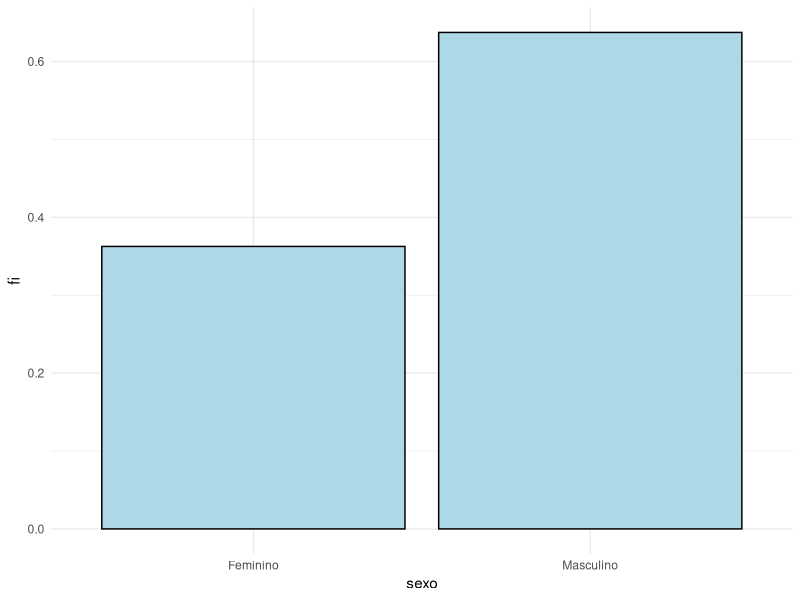
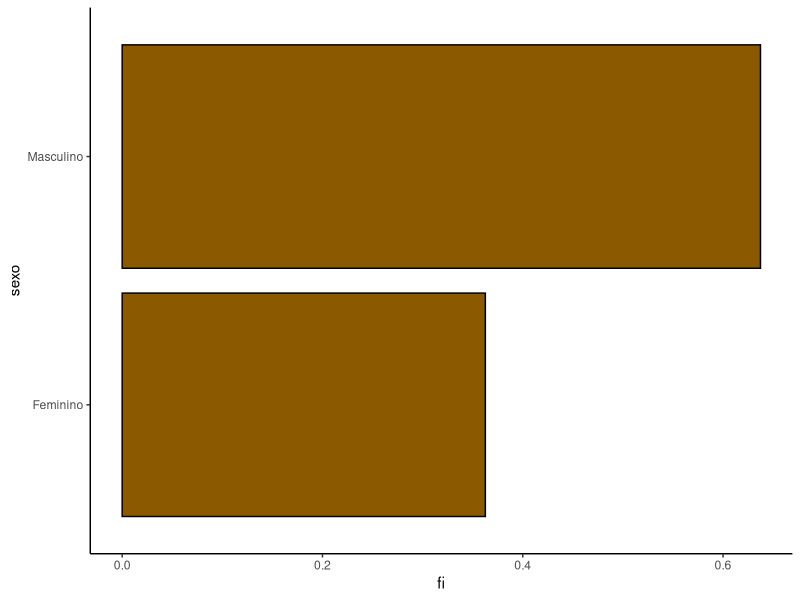
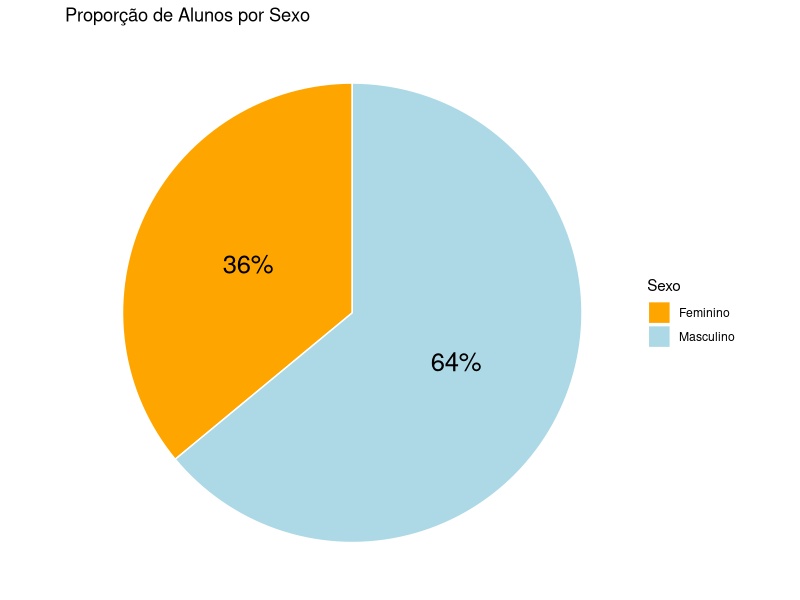
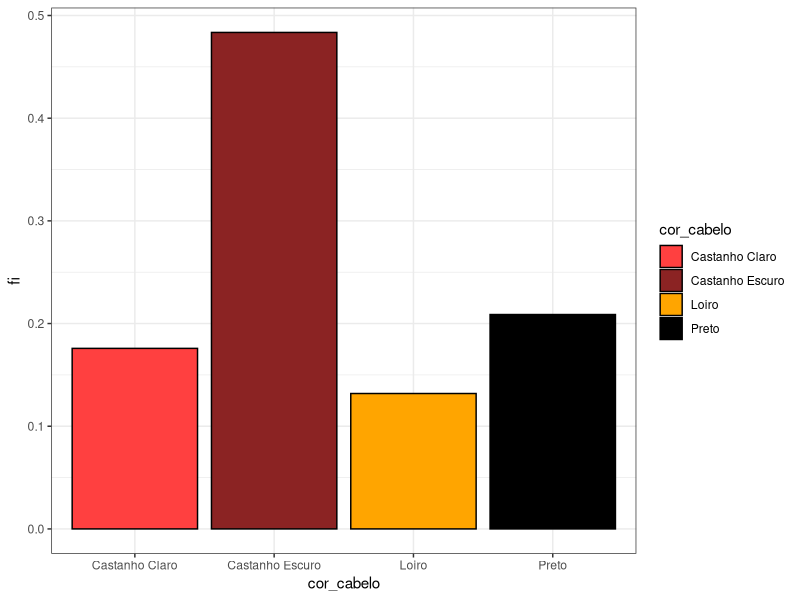
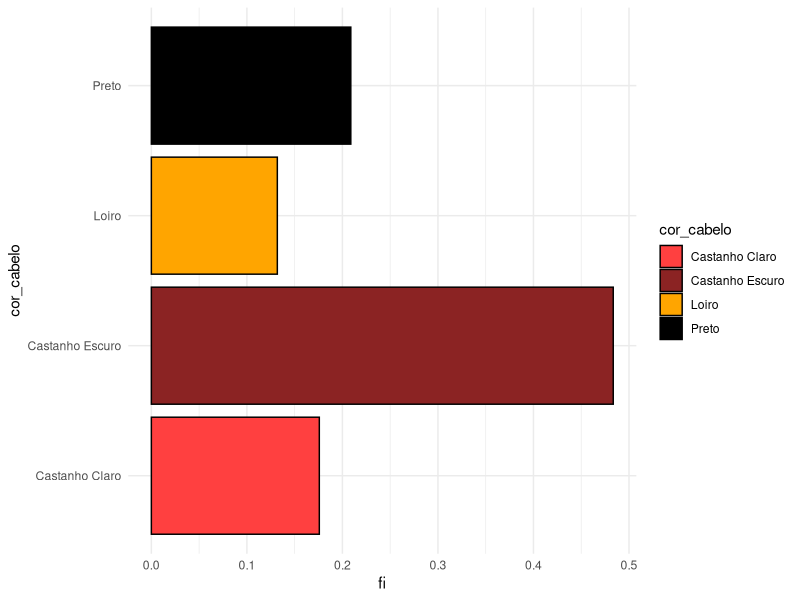
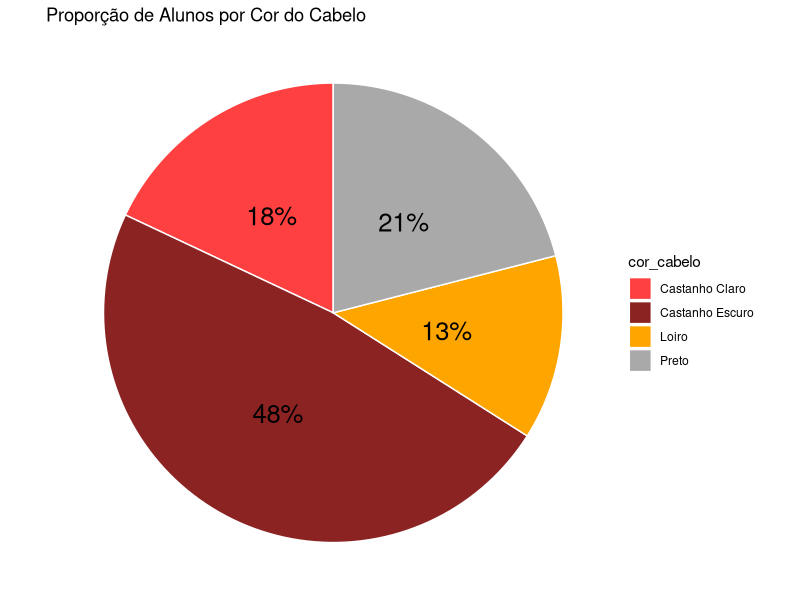
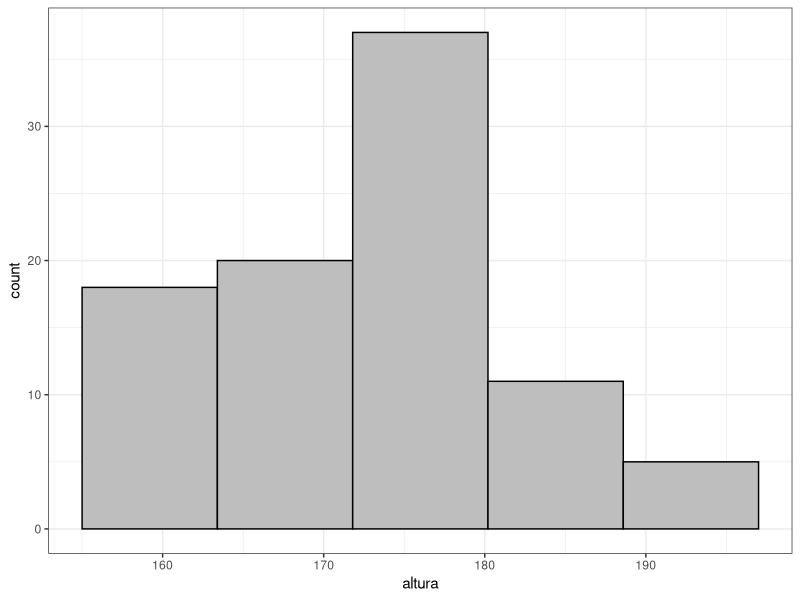
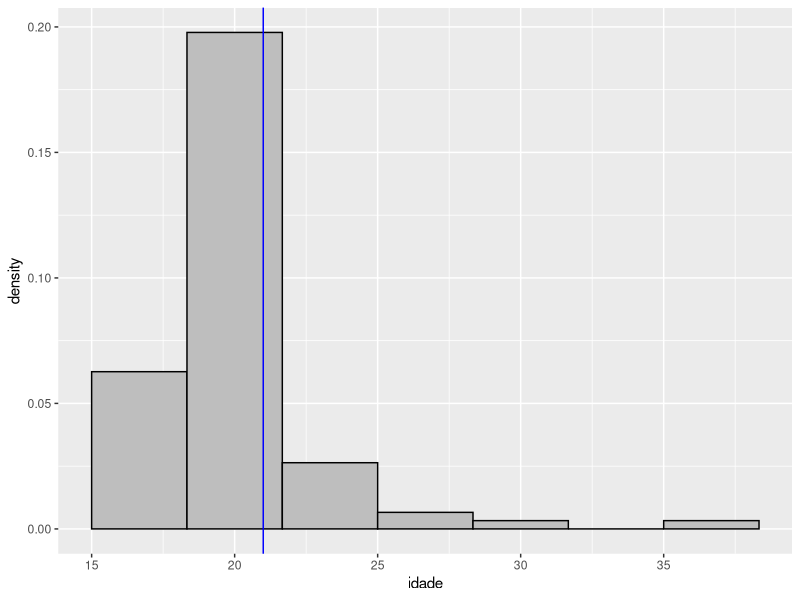

Recreate these plots in R, in order.
## ---- chunk 1
options(htmltools.dir.version = FALSE)
knitr::opts_chunk$set(echo=TRUE, 
                      message = FALSE, 
                      error= FALSE, 
                      warning = FALSE, 
                      comment = "#>", 
                      fig.align = "center")
options(dplyr.print_min = 5, dplyr.print_max = 5)
## ---- chunk 2
# knitr::include_graphics("imgs/R_logo.png")
## ---- chunk 3
library(tidyverse)
library(readxl)
dados_turmas_2026 <- read_xlsx("../data/dados-turmas-2026.xlsx")
## ---- chunk 4
# knitr::include_graphics("img/R_logo.png")
## ---- chunk 5
# dados_turmas_2026 |> 
#   count(sexo)
## ---- chunk 6
# knitr::include_graphics("img/R_logo.png")
## ---- chunk 7
# 
# Precisaremos, então, fazer algumas operações nos dados das turmas e vamos usar o operador `PIPE` (`|>`), cujo atalho é `CTRL + SHIFT + M`. 
# 
# - `n()` para contar cada ocorrência das diferentes categorias da variável  `sexo`.
# - `group_by()` agrupa a variável `sexo` por suas diferentes categorias.
# - `summarise()` cria o resumo dos dados, ou seja, contará o valor de cada categoria usando a função `n()` e salvará na coluna `ni`.
# - `mutate()` é a função utilizada para calcular $f_i$ e suas respectivas procentagens $prec_i$ a partir da coluna $_i$.
# 
# dados_turmas_2026  |> 
#   group_by(sexo) |>  
#   summarise(ni=n()
#             )  |>  
#   mutate(fi = ni/sum(ni),
#          perc = fi*100) 
## ---- chunk 8
dados_turmas_2026 |>
  group_by(sexo) |> 
  summarise(ni=n()) |> 
  mutate(fi = ni/sum(ni),
         perc = fi*100) |> 
  ggplot(aes(x=sexo, y=fi)) + 
  geom_col(
    fill="lightblue",
    color="black"
  )+
  theme_minimal()
## ---- chunk 9
dados_turmas_2026 |>
  group_by(sexo) |> 
  summarise(ni=n()) |> 
  mutate(fi = ni/sum(ni),
         perc = fi*100) |> 
  ggplot(aes(x=fi,y=sexo)) + 
  geom_col(fill="orange4",
           color="black") +
  theme_classic()
## ---- chunk 10
dados_turmas_2026 |> 
  group_by(sexo) |> 
  summarise(
    n = n(),
    .groups = "drop"
  ) |> 
  mutate(
    Freq_Relativa = n/sum(n),
    porc     = round(Freq_Relativa,2),
    rotulo   = paste0(sexo, "\n", round(porc,2), "%")
  ) |> 
  ggplot(aes(x = "", y = porc, fill = sexo)) +
  geom_col(width = 1, color = "white") +
  scale_fill_manual(values = c("orange","lightblue")) +
  coord_polar(theta = "y") +
  geom_text(aes(label = paste0(porc*100, "%")),
            position = position_stack(vjust = 0.5), size = 6.5) +
  labs(
    title = "Proporção de Alunos por Sexo",
    fill  = "Sexo"
  ) +
  theme_void()
## ---- chunk 11
tab <- dados_turmas_2026 |>
  group_by(cor_cabelo) |> #<< 
  summarise(ni=n()) |>      
  mutate(fi = ni/sum(ni),    
         perc = fi*100)      
kableExtra::kable(tab)
## ---- chunk 12
dados_turmas_2026 |>
  group_by(cor_cabelo) |> #<< 
  summarise(ni=n()) |>      
  mutate(fi = ni/sum(ni),    
         perc = fi*100) |> 
  ggplot(aes(x=cor_cabelo,y=fi,
             fill=cor_cabelo)) + #<<
  geom_col(color="black")+
  scale_fill_manual(
    values = c(
      "Loiro" = "orange",
      "Castanho Claro" = "brown1",
      "Castanho Escuro" = "brown4",
      "Preto" = "black"
    )
  )+
  theme_bw() #<<
## ---- chunk 13
dados_turmas_2026 |>
  group_by(cor_cabelo) |> #<< 
  summarise(ni=n()) |>      
  mutate(fi = ni/sum(ni),    
         perc = fi*100) |> 
  ggplot(aes(x=fi, y=cor_cabelo,
             fill=cor_cabelo)) + 
  geom_col(color="black")+
  scale_fill_manual(
    values = c(
      "Loiro" = "orange",
      "Castanho Claro" = "brown1",
      "Castanho Escuro" = "brown4",
      "Preto" = "black"
    )) +
      theme_minimal()
## ---- chunk 14
dados_turmas_2026 |> 
  group_by(cor_cabelo) |> 
  summarise(
    n = n(),
    .groups = "drop"
  ) |> 
  mutate(
    Freq_Relativa = n/sum(n),
    porc     = round(Freq_Relativa,2),
    rotulo   = paste0(cor_cabelo, "\n", round(porc,2), "%")
  ) |> 
  ggplot(aes(x = "", y = porc, fill = cor_cabelo)) +
  geom_col(width = 1, color = "white") +
  coord_polar(theta = "y") +
  geom_text(aes(label = paste0(porc*100, "%")),
            position = position_stack(vjust = 0.5), size = 6.5) +
  scale_fill_manual(
    values = c(
      "Loiro" = "orange",
      "Castanho Claro" = "brown1",
      "Castanho Escuro" = "brown4",
      "Preto" = "darkgray"
    )) +
  labs(
    title = "Proporção de Alunos por Cor do Cabelo",
    fill  = "cor_cabelo"
  ) +
  theme_void()
## ---- chunk 15
tab <- dados_turmas_2026 |>
  mutate(
    classes_altura = cut(altura,5) 
    ) |> 
  group_by(classes_altura) |> 
  summarise(ni=n()) |>      
  mutate(fi = ni/sum(ni),    
         perc = fi*100)  
kableExtra::kable(tab)
## ---- chunk 16
k=5
Di = 8.4
altura <- dados_turmas_2026 |> pull(altura)
limites <- min(altura)+ 0:k * Di
# limites
dados_turmas_2026 |> 
  ggplot(aes(x=altura,y=..count..))+ #<<
  geom_histogram(breaks = limites,
                 color="black",
                 fill="gray")+
  theme_bw()
## ---- chunk 17

## ---- chunk 18
tab <- dados_turmas_2026 |>
  mutate(
    classes_altura = cut(altura,5) 
    ) |> 
  group_by(classes_altura) |> 
  summarise(ni=n()) |>      
  mutate(fi = ni/sum(ni),    
         perc = fi*100,
         di=fi/Di)  
kableExtra::kable(tab)
## ---- chunk 19
tab <- dados_turmas_2026 |>
  mutate(
    classes_altura = cut(altura,5) 
    ) |> 
  group_by(classes_altura) |> 
  summarise(ni=n()) |>      
  mutate(fi = ni/sum(ni),    
         perc = fi*100,
         di=fi/Di,
         Ni = cumsum(ni),
         Fi = cumsum(fi),
         Perc = cumsum(perc)
  )
kableExtra::kable(tab)
## ---- chunk 20

## ---- chunk 21
tab<-dados_turmas_2026  |> 
        group_by(idade) |>  
        summarise(ni=n()) |>       
        mutate(fi = ni/sum(ni),    
        #      perc = fi*100)
        ) 
kableExtra::kable(tab)
## ---- chunk 22
dados_turmas_2026 %>% 
  ggplot(aes(x=idade, y=..density..)) +
  geom_histogram(bins=7, 
                 color="black", 
                 fill="gray")+
  geom_vline(xintercept = 21, #<<
             color="blue") #<<
## ---- chunk 23
k <- 5
Di <- diff(range(dados_turmas_2026 %>% pull(altura)))/k
limites <- min(dados_turmas_2026 %>% pull(altura))+ 0:k * Di
dados_turmas_2026 %>% 
  ggplot(aes(x=altura, y=..density..)) +
  geom_histogram(bins=5, 
                 breaks = limites,
                 color="black", 
                 fill="gray")+
  geom_vline(
    xintercept = mean(dados_turmas_2026$altura), 
    color="blue") 
## ---- chunk 24
X=c(20, 30, 50, 50, 60, 70 ,90)
median(X)
## ---- chunk 25
dados_turmas_2026 %>% 
  ggplot(aes(x=altura, y=..density..)) +
  geom_histogram(bins=6, 
                 color="black",fill="gray")+
  geom_vline(
    xintercept = c(172.5,173), #<<
    color=c("blue","red")) #<<
## ---- chunk 26
x<-c(6, 7, 7, 8, 8, 8, 8, 8, 8, 9, 9, 10, 11, 
     12, 12, 12, 12, 12, 13, 13, 14)
tibble(x) %>% 
  ggplot(aes(x=x,y=..density..)) +
  geom_histogram(bins = 9,
                 color="black",
                 fill="lightgray")
## ---- chunk 27
# No R, ele podem ser encontrados por meio da função `quantile()` que tem como argumento o vetor de dados e a proporção dos dados acumulada até o respectivo valor desejado.
# dados_turmas_2026 %>% 
#   summarise(
#     q1=quantile(altura, 0.25),
#     q2=quantile(altura, 0.50),
#     q3=quantile(altura, 0.75),
#   )
## ---- chunk 28
dados_turmas_2026 %>%
  ggplot(aes(x=altura,y=..density..)) +
  geom_histogram(bins=6,
                 breaks=limites,
                 col="black",
                 fill="gray") +
  geom_vline(xintercept=c(165,173,178), #<<
             color="red",lwd=1,
             linetype=2)+
  theme_bw()
## ---- chunk 29
X1<-c(9,9,9,9,9)
X2<-c(7,8,9,10,11)
X3<-c(0.6,3.4,9.8,13.8,17.4)
X4<-c(0.6,9,9,9,17.4)
tibble(X1,X2,X3,X4) %>% 
  kableExtra::kable()
## ---- chunk 30
X1<-c(9,9,9,9,9)
X2<-c(7,8,9,10,11)
X3<-c(0.6,3.4,9.8,13.8,17.4)
X4<-c(0.6,9,9,9,17.4)
tibble(X1,X2,X3,X4) %>% 
  summarise( 
    media_X1 = mean(X1),
    media_X2 = mean(X2),
    media_X3 = mean(X3),
    media_X4 = mean(X4)
  )%>% 
  kableExtra::kable()
## ---- chunk 31
X1<-c(9,9,9,9,9)
X2<-c(7,8,9,10,11)
X3<-c(0.6,3.4,9.8,13.8,17.4)
X4<-c(0.6,9,9,9,17.4)
tibble(X1,X2,X3,X4) %>% 
  summarise( 
    Delta_X1 = diff(range(X1)),
    Delta_X2 = diff(range(X2)),
    Delta_X3 = diff(range(X3)),
    Delta_X4 = diff(range(X4))
  )%>% 
  kableExtra::kable()
## ---- chunk 32
X3<-c(0.6,3.4,9.8,13.8,17.4)
Desvios <- X3-mean(X3)
tibble(X3,Desvios) %>% 
  kableExtra::kable()
## ---- chunk 33
X3 <- c(0.6, 3.4, 9.8, 13.8, 17.4)
sum((X3 - mean(X3))^2)
## ---- chunk 34
n <- length(X3)
sum(sum(X3^2) - sum(X3)^2/n)
## ---- chunk 35
X3<-c(0.6,3.4,9.8,13.8,17.4)
tibble(X3) %>% 
  kableExtra::kable()
## ---- chunk 36
X3<-c(0.6,3.4,9.8,13.8,17.4)
Desvios <- X3-mean(X3)
tibble(Desvios) %>% 
  kableExtra::kable()
## ---- chunk 37
var(X3)
## ---- chunk 38
sd(X3)
## ---- chunk 39
sd(X3)/sqrt(length(X3))
## ---- chunk 40
cv <- function(x) 100*sd(x)/mean(x)
g2<-c(55,57,53)
cv(g2)
